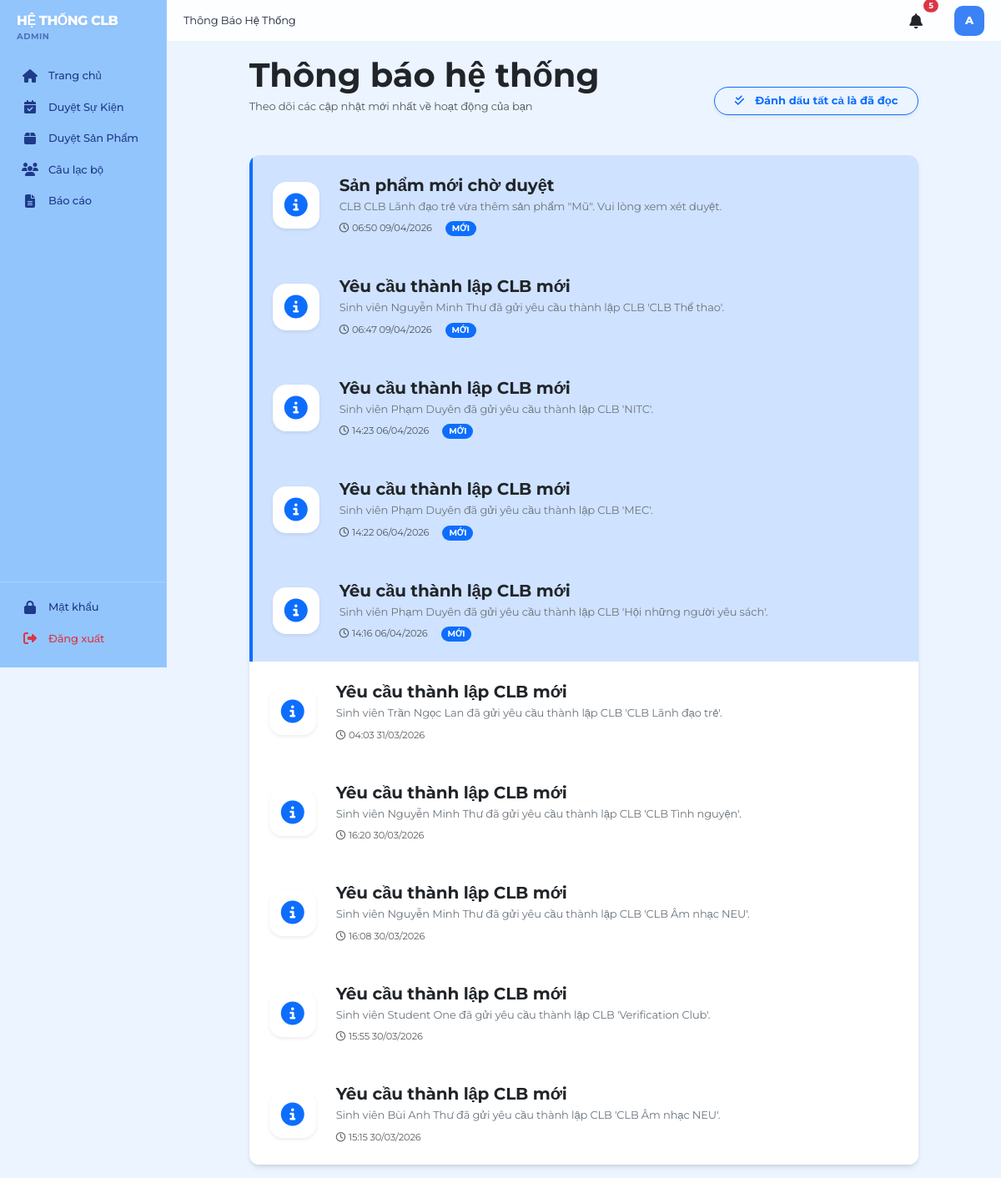
Page /notifications (signed in) on the committed database.
### models.py (models this page shows, shortened)
class User(db.Model):
    __tablename__ = 'users'
    id = db.Column(db.Integer, primary_key=True)
    username = db.Column(db.String(120), unique=True, nullable=False)
    email = db.Column(db.String(120), unique=True, nullable=False)
    password_hash = db.Column(db.String(255), nullable=False)
    user_type = db.Column(db.String(20), nullable=False)  # student, club, admin
    status = db.Column(db.String(20), default=STATUS_ACTIVE)  # active, inactive
    created_at = db.Column(db.DateTime, default=datetime.utcnow)
    updated_at = db.Column(db.DateTime, default=datetime.utcnow, onupdate=datetime.utcnow)
    student_profile = db.relationship('Student', backref='user', uselist=False, cascade='all, delete-orphan')
    club_profile = db.relationship('Club', backref='user', uselist=False, cascade='all, delete-orphan', foreign_keys='Club.user_id')
    def is_student(self):
        return self.user_type == USER_TYPE_STUDENT
    def is_club(self):
        return self.user_type == USER_TYPE_CLUB
    def is_admin(self):
        return self.user_type == USER_TYPE_ADMIN

class Notification(db.Model):
    __tablename__ = 'notifications'
    id = db.Column(db.Integer, primary_key=True)
    user_id = db.Column(db.Integer, db.ForeignKey('users.id'), nullable=False)
    title = db.Column(db.String(200), nullable=False)
    message = db.Column(db.Text)
    notification_type = db.Column(db.String(50))  # club_update, event, order, etc.
    is_read = db.Column(db.Boolean, default=False)
    created_at = db.Column(db.DateTime, default=datetime.utcnow)
    user = db.relationship('User', backref='notifications')

### app.py (the view)
@app.route('/notifications')
@login_required
def notifications_list():
    notifications = Notification.query.filter_by(user_id=current_user.id).order_by(Notification.created_at.desc()).all()
    return render_template('notifications.html', notifications=notifications)

### templates/notifications.html (shortened to what this page needs)
{% extends "base.html" %}
{% block page_title %}Thông Báo Hệ Thống{% endblock %}
{% block content %}
<div class="row justify-content-center">
    <div class="col-lg-10">
        <div class="d-flex justify-content-between align-items-end mb-5">
            <div>
                <h2 class="display-6 fw-bold mb-1 text-dark">Thông báo hệ thống</h2>
                <p class="text-muted mb-0">Theo dõi các cập nhật mới nhất về hoạt động của bạn</p>
            </div>
            <form action="{{ url_for('read_all_notifications') }}" method="POST">
                <button type="submit" class="btn btn-outline-primary shadow-sm rounded-pill px-4 fw-bold">
                    <i class="fas fa-check-double me-2"></i>Đánh dấu tất cả là đã đọc
                </button>
            </form>
        </div>
        <div class="card border-0 shadow-sm overflow-hidden">
            <div class="list-group list-group-flush">
                {% for n in notifications %}
                <div class="list-group-item p-4 border-0 {{ 'bg-primary-subtle border-start border-primary border-4' if not n.is_read else '' }} transition-all hover-bg-light">
                    <div class="d-flex justify-content-between align-items-start">
                        <div class="d-flex align-items-center gap-4">
                            <div class="rounded-4 d-flex align-items-center justify-content-center shadow-sm" style="width: 56px; height: 56px; min-width: 56px; background: white;">
                                {% if n.notification_type == 'success' %}
                                <i class="fas fa-check-circle text-success fs-3"></i>
                                {% elif n.notification_type == 'danger' %}
                                <i class="fas fa-exclamation-circle text-danger fs-3"></i>
                                {% else %}
                                <i class="fas fa-info-circle text-primary fs-3"></i>
                                {% endif %}
                            </div>
                            <div>
                                <h6 class="fw-bold text-dark mb-1 fs-5">{{ n.title }}</h6>
                                <p class="text-secondary mb-2">{{ n.message }}</p>
                                <div class="d-flex align-items-center gap-3">
                                    <small class="text-muted small">
                                        <i class="far fa-clock me-1"></i>{{ n.created_at.strftime('%H:%M %d/%m/%Y') }}
                                    </small>
                                    {% if not n.is_read %}
                                    <span class="badge bg-primary rounded-pill px-2 py-1" style="font-size: 10px;">MỚI</span>
                                    {% endif %}
                                </div>
                            </div>
                        </div>
                    </div>
                </div>
                {% endfor %}
            </div>
        </div>
    </div>
</div>
<link rel="stylesheet" href="{{ url_for('static', filename='css/notifications.css') }}">
{% endblock %}

### templates/base.html (shortened to what this page needs)
<!DOCTYPE html>
<html lang="vi">
<head>
    <link href="https://cdn.jsdelivr.net/npm/bootstrap@5.3.0/dist/css/bootstrap.min.css" rel="stylesheet">
    <link rel="stylesheet" href="https://cdnjs.cloudflare.com/ajax/libs/font-awesome/6.4.0/css/all.min.css">
<link rel="stylesheet" href="{{ url_for('static', filename='css/style.css') }}">
</head>
<body>
    <div class="layout">
        {% if not hide_sidebar %}
        <div class="sidebar">
            <div class="logo">
                <h5>HỆ THỐNG CLB</h5>
                <p>{% if current_user.is_authenticated %}{{ current_user.user_type }}{% else %}Sinh viên{% endif %}</p>
            </div>
            <nav class="sidebar-nav">
                {% if current_user.is_authenticated %}
                    {% if current_user.is_student() %}
                        <div class="nav-item">
                            <a href="{{ url_for('student_dashboard') }}" class="nav-link {% if request.endpoint == 'student_dashboard' %}active{% endif %}">
                                <i class="fas fa-home"></i> Trang chủ
                            </a>
                        </div>
                        <div class="nav-item">
                            <a href="{{ url_for('student_profile') }}" class="nav-link {% if request.endpoint and 'profile' in request.endpoint %}active{% endif %}">
                                <i class="fas fa-user"></i> Hồ sơ cá nhân
                            </a>
                        </div>
                        <div class="nav-item">
                            <a href="{{ url_for('student_activities') }}" class="nav-link {% if request.endpoint == 'student_activities' %}active{% endif %}">
                                <i class="fas fa-tasks"></i> Hoạt động của tôi
                            </a>
                        </div>
                        <div class="nav-item">
                            <a href="{{ url_for('student_clubs') }}" class="nav-link {% if request.endpoint == 'student_clubs' %}active{% endif %}">
                                <i class="fas fa-users"></i> Khám phá CLB
                            </a>
                        </div>
                        <div class="nav-item">
                            <a href="{{ url_for('student_events') }}" class="nav-link {% if request.endpoint == 'student_events' %}active{% endif %}">
                                <i class="fas fa-calendar"></i> Sự kiện
                            </a>
                        </div>
                        <div class="nav-item">
                            <a href="{{ url_for('products_list') }}" class="nav-link {% if 'product' in request.endpoint|string %}active{% endif %}">
                                <i class="fas fa-shopping-bag"></i> Cửa hàng
                            </a>
                        </div>
                        <div class="nav-item">
                            <a href="{{ url_for('cart') }}" class="nav-link {% if request.endpoint == 'cart' %}active{% endif %}">
                                <i class="fas fa-shopping-cart"></i> Giỏ hàng
                            </a>
                        </div>
                        <div class="nav-item">
                            <a href="{{ url_for('orders_list') }}" class="nav-link {% if request.endpoint == 'orders_list' %}active{% endif %}">
                                <i class="fas fa-receipt"></i> Đơn hàng
                            </a>
                        </div>
                        <div class="nav-item">
                            <a href="{{ url_for('student_club_register') }}" class="nav-link {% if request.endpoint == 'student_club_register' %}active{% endif %}">
                                <i class="fas fa-edit"></i> Đăng ký CLB
                            </a>
                        </div>
                    {% elif current_user.is_admin() %}
                        <div class="nav-item">
                            <a href="{{ url_for('admin_dashboard') }}" class="nav-link {% if request.endpoint == 'admin_dashboard' %}active{% endif %}">
                                <i class="fas fa-home"></i> Trang chủ
                            </a>
                        </div>
                        <div class="nav-item">
                            <a href="{{ url_for('admin_events') }}" class="nav-link {% if request.endpoint == 'admin_events' %}active{% endif %}">
                                <i class="fas fa-calendar-check"></i> Duyệt Sự Kiện
                            </a>
                        </div>
                        <div class="nav-item">
                            <a href="{{ url_for('admin_products') }}" class="nav-link {% if request.endpoint == 'admin_products' %}active{% endif %}">
                                <i class="fas fa-box"></i> Duyệt Sản Phẩm
                            </a>
                        </div>
                        <div class="nav-item">
                            <a href="{{ url_for('admin_clubs') }}" class="nav-link {% if request.endpoint == 'admin_clubs' %}active{% endif %}">
                                <i class="fas fa-users"></i> Câu lạc bộ
                            </a>
                        </div>
                        <div class="nav-item">
                            <a href="{{ url_for('admin_reports') }}" class="nav-link {% if request.path == url_for('admin_reports') %}active{% endif %}">
                                <i class="fas fa-file-alt"></i> Báo cáo
                            </a>
                        </div>
                    {% endif %}
                {% endif %}
            </nav>
            {% if current_user.is_authenticated %}
            <div class="sidebar-footer">
                <div class="nav-item">
                    <a href="{{ url_for('change_credentials') }}" class="nav-link {% if request.endpoint == 'change_credentials' %}active{% endif %}">
                        <i class="fas fa-lock"></i> Mật khẩu
                    </a>
                </div>
                <div class="nav-item">
                    <a href="{{ url_for('logout') }}" class="nav-link text-danger">
                        <i class="fas fa-sign-out-alt"></i> Đăng xuất
                    </a>
                </div>
            </div>
            {% endif %}
        </div>
        {% endif %}
        <div class="main-container {% if hide_sidebar %}no-sidebar{% endif %}">
            {% if not hide_sidebar %}
            <div class="top-header">
                <div class="header-left">
                    {% block page_title %}{% endblock %}
                </div>
                <div class="header-right">
                    <a href="{{ url_for('notifications_list') }}" class="notification-icon position-relative text-dark text-decoration-none me-3">
                        <i class="fas fa-bell"></i>
                        {% if unread_count > 0 %}
                        <span class="position-absolute top-0 start-100 translate-middle badge rounded-pill bg-danger" style="font-size: 0.6rem; padding: 0.35em 0.65em; border: 2px solid #fff;">
                            {{ unread_count if unread_count < 100 else '99+' }}
                        </span>
                        {% endif %}
                    </a>
                    {% if current_user.is_authenticated %}
                        {% set avatar = None %}
                        {% if current_user.is_student() and current_user.student_profile and current_user.student_profile.avatar_url %}
                            {% set avatar = current_user.student_profile.avatar_url %}
                        {% elif current_user.is_club() and current_user.club_profile and current_user.club_profile.logo_url %}
                            {% set avatar = current_user.club_profile.logo_url %}
                        {% endif %}
                        {% if avatar %}
                        <div class="user-avatar border border-2 shadow-sm" title="{{ current_user.username }}">
                            <img src="{{ avatar }}" alt="Avatar" style="width: 100%; height: 100%; object-fit: cover; border-radius: 50%;">
                        </div>
                        {% else %}
                        <div class="user-avatar" title="{{ current_user.username or 'User' }}">
                            {{ (current_user.username[0].upper() if current_user.username else '?') }}
                        </div>
                        {% endif %}
                    {% endif %}
                </div>
            </div>
            {% endif %}
            <div class="content-area">
                {% block content %}{% endblock %}
            </div>
        </div>
    </div>
</body>
</html>

### rows in the picture
User: user_type "ADMIN", username "A"
Notification: title "Sản phẩm mới chờ duyệt", message "CLB CLB Lãnh đạo trẻ vừa thêm sản phẩm \"Mũ\". Vui lòng xem xét duyệt.", created_at "06:50 09/04/2026", is_read "MỚI"
Notification: title "Yêu cầu thành lập CLB mới", message "Sinh viên Nguyễn Minh Thư đã gửi yêu cầu thành lập CLB 'CLB Thể thao'.", created_at "06:47 09/04/2026", is_read "MỚI"
Notification: title "Yêu cầu thành lập CLB mới", message "Sinh viên Phạm Duyên đã gửi yêu cầu thành lập CLB 'NITC'.", created_at "14:23 06/04/2026", is_read "MỚI"
Notification: title "Yêu cầu thành lập CLB mới", message "Sinh viên Phạm Duyên đã gửi yêu cầu thành lập CLB 'MEC'.", created_at "14:22 06/04/2026", is_read "MỚI"
Notification: title "Yêu cầu thành lập CLB mới", message "Sinh viên Phạm Duyên đã gửi yêu cầu thành lập CLB 'Hội những người yêu sách'.", created_at "14:16 06/04/2026", is_read "MỚI"
Notification: title "Yêu cầu thành lập CLB mới", message "Sinh viên Trần Ngọc Lan đã gửi yêu cầu thành lập CLB 'CLB Lãnh đạo trẻ'.", created_at "04:03 31/03/2026"
Notification: title "Yêu cầu thành lập CLB mới", message "Sinh viên Nguyễn Minh Thư đã gửi yêu cầu thành lập CLB 'CLB Tình nguyện'.", created_at "16:20 30/03/2026"
Notification: title "Yêu cầu thành lập CLB mới", message "Sinh viên Nguyễn Minh Thư đã gửi yêu cầu thành lập CLB 'CLB Âm nhạc NEU'.", created_at "16:08 30/03/2026"
Notification: title "Yêu cầu thành lập CLB mới", message "Sinh viên Student One đã gửi yêu cầu thành lập CLB 'Verification Club'.", created_at "15:55 30/03/2026"
Notification: title "Yêu cầu thành lập CLB mới", message "Sinh viên Bùi Anh Thư đã gửi yêu cầu thành lập CLB 'CLB Âm nhạc NEU'.", created_at "15:15 30/03/2026"

### other values in the picture
{{ unread_count if unread_count < 100 else '99+' }} "5"
